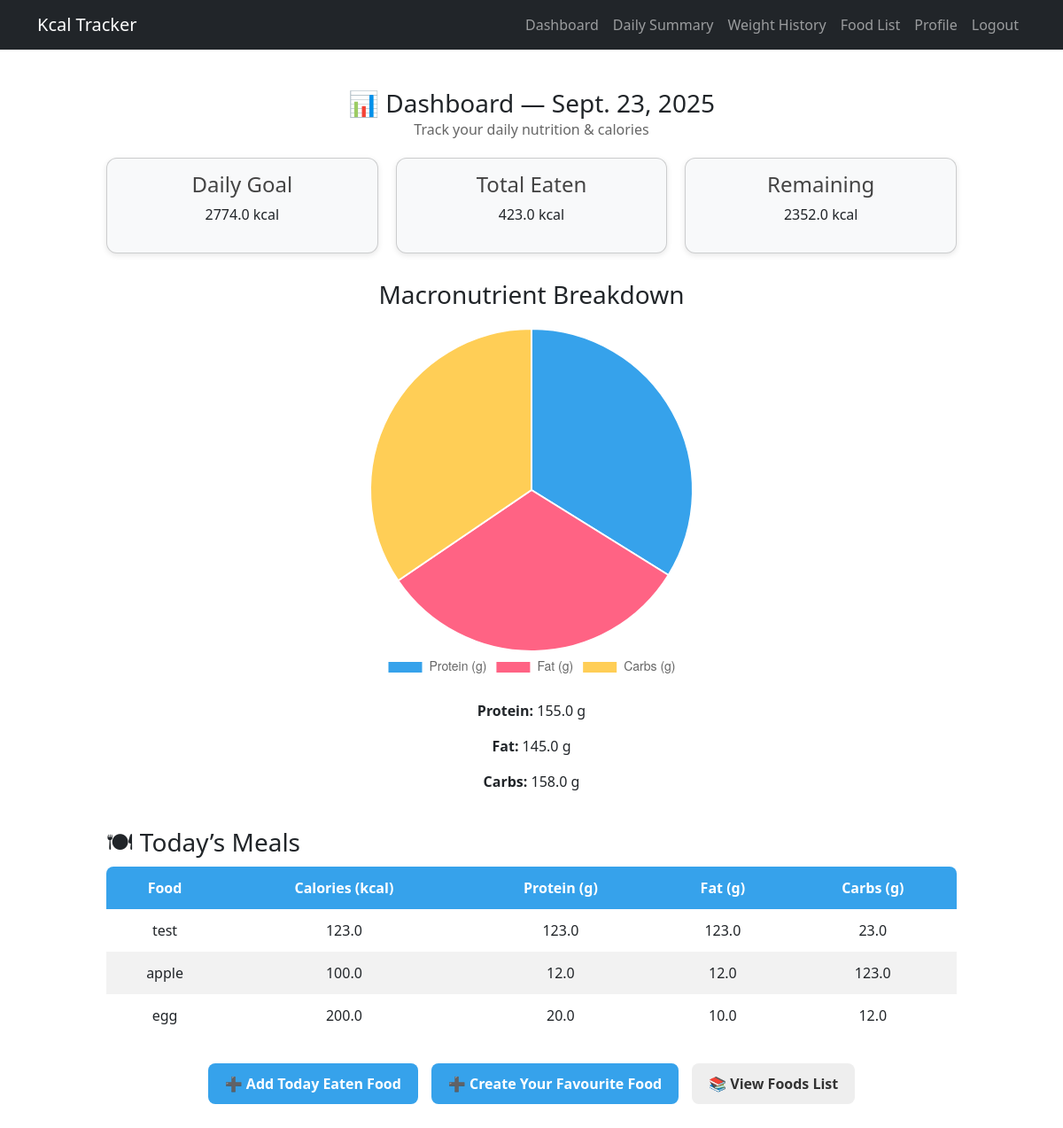
/tracker/dashboard (signed in), run on the app's committed database.
### tracker/models.py (models this page shows, shortened)
class MealEntry(models.Model):
    user = models.ForeignKey(User, on_delete=models.CASCADE)
    date = models.DateField(default=timezone.localdate)
    food = models.ForeignKey(Food, on_delete=models.CASCADE)
    servings = models.FloatField(default=1.0)  # relative to food.serving_size_g
    @property
    def kcal(self):
        return self.food.kcal * self.servings
    @property
    def protein_g(self):
        return self.food.protein_g * self.servings
    @property
    def fat_g(self):
        return self.food.fat_g * self.servings
    @property
    def carbs_g(self):
        return self.food.carbs_g * self.servings

class Food(models.Model):
    name = models.CharField(max_length=120, unique=True)
    serving_size_g = models.FloatField(default=100)
    kcal = models.FloatField()
    protein_g = models.FloatField(default=0)
    fat_g = models.FloatField(default=0)
    carbs_g = models.FloatField(default=0)
    creator = models.ForeignKey(User,null=True,blank=True,on_delete=models.SET_NULL,related_name='foods')
    created_at = models.DateTimeField(auto_now_add=True)

### tracker/views.py (the view)
# urls.py: path('dashboard', views.dashboard, name='dashboard'),
@login_required
def dashboard(request):
    print("Current user:", request.user)
    today = request.GET.get('date') or timezone.localdate()
    entries = MealEntry.objects.filter(user=request.user, date=today)
    totals = entries.aggregate(
        kcal=Sum('food__kcal', distinct=False),  # not correct with servings directly
        protein_g=Sum('food__protein_g'),
        fat_g=Sum('food__fat_g'),
        carbs_g=Sum('food__carbs_g'),
    )
    total_kcal = sum(e.kcal for e in entries)
    total_protein = sum(e.protein_g for e in entries)
    total_fat = sum(e.fat_g for e in entries)
    total_carbs = sum(e.carbs_g for e in entries)
    profile = get_object_or_404(Profile, user=request.user)
    target = profile.daily_target_kcal()
    remaining = max(0, target - total_kcal)
    context = {
        'date': today,
        'entries': entries.order_by('-id'),
        'total_kcal': round(total_kcal, 1),
        'total_protein': round(total_protein, 1),
        'total_fat': round(total_fat, 1),
        'total_carbs': round(total_carbs, 1),
        'target_kcal': round(target, 0),
        'remaining_kcal': round(remaining, 0),
    }
    return render(request, 'dashboard.html', context)

### tracker/models.py (called while the page is built)
    def bmr(self):
        if self.sex == 'M':
            return 10 * self.weight_kg + 6.25 * self.height_cm - 5 * self.age + 5
        return 10 * self.weight_kg + 6.25 * self.height_cm - 5 * self.age - 161

    def tdee(self):
        return self.bmr() * self.activity_factor

    def daily_target_kcal(self):
        tdee = self.tdee()
        if self.goal == 'lose':
            return max(1200, tdee - 500)  # simple cut
        if self.goal == 'gain':
            return tdee + 300
        return tdee

### tracker/templates/dashboard.html (shortened to what this page needs)
{% extends 'base.html' %}
{% block content %}
<div class="dashboard-container">
    <div class="header">
        <h2>📊 Dashboard — {{ date }}</h2>
        <p class="subtitle">Track your daily nutrition & calories</p>
    </div>
    <div class="cards">
        <div class="card">
            <h4>Daily Goal</h4>
            <p>{{ target_kcal }} kcal</p>
        </div>
        <div class="card">
            <h4>Total Eaten</h4>
            <p>{{ total_kcal }} kcal</p>
        </div>
        <div class="card">
            <h4>Remaining</h4>
            <p>{{ remaining_kcal }} kcal</p>
        </div>
    </div>
    <div class="chart-section">
        <h3>Macronutrient Breakdown</h3>
        <canvas id="macroChart"></canvas>
        <div class="macro-values">
            <p><strong>Protein:</strong> {{ total_protein }} g</p>
            <p><strong>Fat:</strong> {{ total_fat }} g</p>
            <p><strong>Carbs:</strong> {{ total_carbs }} g</p>
        </div>
    </div>
    <div class="entries-section">
        <h3>🍽 Today’s Meals</h3>
        {% if entries %}
        <table class="styled-table">
            <thead>
                <tr>
                    <th>Food</th>
                    <th>Calories (kcal)</th>
                    <th>Protein (g)</th>
                    <th>Fat (g)</th>
                    <th>Carbs (g)</th>
                </tr>
            </thead>
            <tbody>
                {% for entry in entries %}
                <tr>
                    <td>{{ entry.food.name }}</td>
                    <td>{{ entry.kcal }}</td>
                    <td>{{ entry.protein_g }}</td>
                    <td>{{ entry.fat_g }}</td>
                    <td>{{ entry.carbs_g }}</td>
                </tr>
                {% endfor %}
            </tbody>
        </table>
        {% else %}
        <p class="empty-msg">No meals added for today yet.</p>
        {% endif %}
    </div>
    <div class="actions">
        <a href="{% url 'meal_create' %}" class="btn primary">➕ Add Today Eaten Food</a>
        <a href="{% url 'food_create' %}" class="btn primary">➕ Create Your Favourite Food</a>
        <a href="{% url 'foods_list' %}" class="btn secondary">📚 View Foods List</a>
    </div>
</div>
<script>
    const ctx = document.getElementById('macroChart').getContext('2d');
    new Chart(ctx, {
        type: 'pie',
        data: {
            labels: ['Protein (g)', 'Fat (g)', 'Carbs (g)'],
            datasets: [{
                data: [{{ total_protein }}, {{ total_fat }}, {{ total_carbs }}],
                backgroundColor: ['#36A2EB', '#FF6384', '#FFCE56'],
                hoverOffset: 12
            }]
        },
        options: {
            responsive: true,
            plugins: {
                legend: {
                    position: 'bottom',
                    labels: { font: { size: 14 } }
                }
            }
        }
    });
</script>
{% endblock %}

### tracker/templates/dashboard.html (style rules this page uses)
.dashboard-container { max-width: 1000px; margin: auto; padding: 20px; font-family: "Segoe UI", sans-serif; }
.header { text-align: center; margin-bottom: 20px; }
.header h2 { font-size: 28px; margin: 0; }
.subtitle { color: #666; }
.cards { display: flex; justify-content: space-around; margin-bottom: 30px; gap: 20px; }
.card { flex: 1; padding: 15px; background: #f8f9fa; border-radius: 12px; text-align: center; box-shadow: 0 2px 6px rgba(0,0,0,0.1); }
.card h4 { margin-bottom: 8px; color: #444; }
.chart-section { text-align: center; margin-bottom: 40px; }
#macroChart { max-width: 400px; margin: 20px auto; }
.entries-section { margin-bottom: 30px; }
.styled-table { width: 100%; border-collapse: collapse; margin-top: 10px; border-radius: 8px; overflow: hidden; }
.styled-table th, .styled-table td { padding: 12px; text-align: center; }
.styled-table thead { background-color: #36A2EB; color: white; }
.styled-table tbody tr:nth-child(even) { background-color: #f2f2f2; }
.actions { display: flex; justify-content: center; gap: 15px; margin-top: 20px; }
.btn { text-decoration: none; padding: 10px 18px; border-radius: 8px; font-weight: 600; transition: 0.3s; }
.btn.primary { background: #36A2EB; color: white; }
.btn.secondary { background: #eee; color: #333; }

### data on the page
MealEntry: food.name "test", kcal "123.0", protein_g "123.0", fat_g "123.0", carbs_g "23.0"
MealEntry: food.name "apple", kcal "100.0", protein_g "12.0", fat_g "12.0", carbs_g "123.0"
MealEntry: food.name "egg", kcal "200.0", protein_g "20.0", fat_g "10.0", carbs_g "12.0"

### other printed values
{{ date }} "Sept. 23, 2025"
{{ target_kcal }} "2774.0"
{{ total_kcal }} "423.0"
{{ remaining_kcal }} "2352.0"
{{ total_protein }} "155.0"
{{ total_fat }} "145.0"
{{ total_carbs }} "158.0"
chart data {{ total_protein }} 155.0
chart data {{ total_fat }} 145.0
chart data {{ total_carbs }} 158.0
